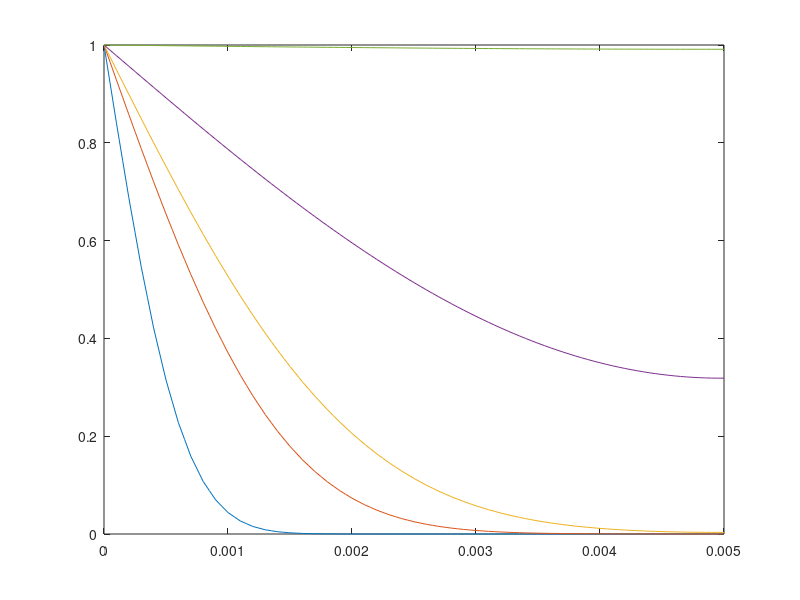

This figure's MATLAB source:
Nx = 100;
Nt = 40000;
Dax = 1e-8;
cL = 1;
cR = 0;
tend = 5000;
length = 5e-3;

dt = tend/Nt;
dx = length/Nx;

Fo = Dax*dt/(dx*dx);

x = linspace(0, length, Nx+1);

c = zeros(Nt+1,Nx+1);
c(:,1) = cL;
%c(:,Nx+1) = cR;
for n=1:Nt
    for i=2:Nx
        c(n+1,i) = Fo*c(n,i-1) + (1 - 2*Fo)*c(n,i) + Fo*c(n,i+1);
    end
    c(n+1,Nx+1) = c(n+1,Nx);
end

out = [12.6 62.5 125 625 5000];
outdt = fix(out/dt);
plot(x,c(outdt,:))
